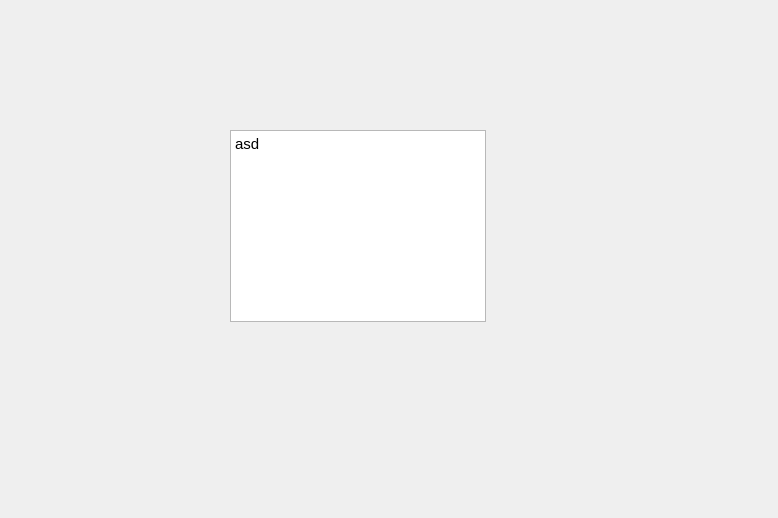
<?xml version="1.0" encoding="UTF-8"?>
<ui version="4.0">
 <class>SaveGameWidget</class>
 <widget class="QWidget" name="SaveGameWidget">
  <property name="geometry">
   <rect>
    <x>0</x>
    <y>0</y>
    <width>778</width>
    <height>518</height>
   </rect>
  </property>
  <property name="windowTitle">
   <string>Form</string>
  </property>
  <widget class="QTextEdit" name="textEdit">
   <property name="geometry">
    <rect>
     <x>230</x>
     <y>130</y>
     <width>256</width>
     <height>192</height>
    </rect>
   </property>
   <property name="html">
    <string>&lt;!DOCTYPE HTML PUBLIC &quot;-//W3C//DTD HTML 4.0//EN&quot; &quot;http://www.w3.org/TR/REC-html40/strict.dtd&quot;&gt;
&lt;html&gt;&lt;head&gt;&lt;meta name=&quot;qrichtext&quot; content=&quot;1&quot; /&gt;&lt;meta charset=&quot;utf-8&quot; /&gt;&lt;style type=&quot;text/css&quot;&gt;
p, li { white-space: pre-wrap; }
hr { height: 1px; border-width: 0; }
li.unchecked::marker { content: &quot;\2610&quot;; }
li.checked::marker { content: &quot;\2612&quot;; }
&lt;/style&gt;&lt;/head&gt;&lt;body style=&quot; font-family:'Ubuntu'; font-size:11pt; font-weight:400; font-style:normal;&quot;&gt;
&lt;p style=&quot; margin-top:0px; margin-bottom:0px; margin-left:0px; margin-right:0px; -qt-block-indent:0; text-indent:0px;&quot;&gt;asd&lt;/p&gt;&lt;/body&gt;&lt;/html&gt;</string>
   </property>
  </widget>
 </widget>
 <resources/>
 <connections/>
</ui>
